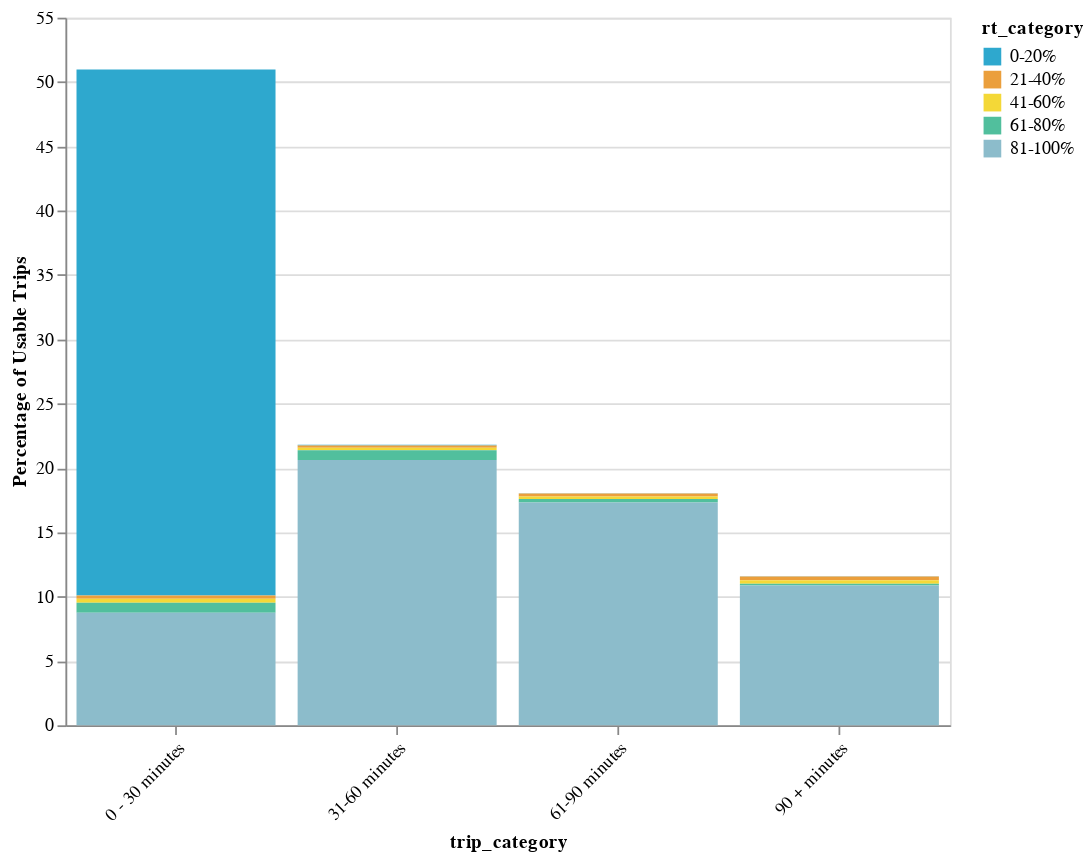

Notebook cell for this chart:
### Code cell
threshold_utils.chart_size(alt.Chart(sw_rt_trips).mark_bar().encode(
    x=alt.X('trip_category', axis=alt.Axis(labelAngle=-45)),
    y='Percentage of Usable Trips',
    color=alt.Color("rt_category", scale=alt.Scale(range=cp.CALITP_CATEGORY_BRIGHT_COLORS)),
    tooltip = sw_rt_trips.columns.tolist()
),500,400)

### Figure 1 — Vega-Lite specification as saved in the notebook (floating-point values rounded to 4 significant figures)
{"config": {"view": {"continuousWidth": 400, "continuousHeight": 300}}, "data": {"name": "data-d31e390ee1200c28d381983d82665cce"}, "mark": "bar", "encoding": {"color": {"field": "rt_category", "scale": {"range": ["#2EA8CE", "#EB9F3C", "#F4D837", "#51BF9D", "#8CBCCB", "#9487C0"]}, "type": "nominal"}, "tooltip": [{"field": "rt_category", "type": "nominal"}, {"field": "trip_category", "type": "nominal"}, {"field": "total_trips", "type": "quantitative"}, {"field": "Percentage of Usable Trips", "type": "quantitative"}], "x": {"axis": {"labelAngle": -45}, "field": "trip_category", "type": "nominal"}, "y": {"field": "Percentage of Usable Trips", "type": "quantitative"}}, "height": 400, "width": 500, "$schema": "https://vega.github.io/schema/vega-lite/v4.17.0.json", "datasets": {"data-d31e390ee1200c28d381983d82665cce": [{"rt_category": "0-20%", "trip_category": "0 - 30 minutes", "total_trips": 38921, "Percentage of Usable Trips": 40.89}, {"rt_category": "0-20%", "trip_category": "31-60 minutes", "total_trips": 46, "Percentage of Usable Trips": 0.04833}, {"rt_category": "0-20%", "trip_category": "61-90 minutes", "total_trips": 21, "Percentage of Usable Trips": 0.02206}, {"rt_category": "0-20%", "trip_category": "90 + minutes", "total_trips": 23, "Percentage of Usable Trips": 0.02416}, {"rt_category": "21-40%", "trip_category": "0 - 30 minutes", "total_trips": 239, "Percentage of Usable Trips": 0.2511}, {"rt_category": "21-40%", "trip_category": "31-60 minutes", "total_trips": 167, "Percentage of Usable Trips": 0.1754}, {"rt_category": "21-40%", "trip_category": "61-90 minutes", "total_trips": 225, "Percentage of Usable Trips": 0.2364}, {"rt_category": "21-40%", "trip_category": "90 + minutes", "total_trips": 269, "Percentage of Usable Trips": 0.2826}, {"rt_category": "41-60%", "trip_category": "0 - 30 minutes", "total_trips": 293, "Percentage of Usable Trips": 0.3078}, {"rt_category": "41-60%", "trip_category": "31-60 minutes", "total_trips": 197, "Percentage of Usable Trips": 0.207}, {"rt_category": "41-60%", "trip_category": "61-90 minutes", "total_trips": 185, "Percentage of Usable Trips": 0.1944}, {"rt_category": "41-60%", "trip_category": "90 + minutes", "total_trips": 254, "Percentage of Usable Trips": 0.2669}, {"rt_category": "61-80%", "trip_category": "0 - 30 minutes", "total_trips": 739, "Percentage of Usable Trips": 0.7764}, {"rt_category": "61-80%", "trip_category": "31-60 minutes", "total_trips": 708, "Percentage of Usable Trips": 0.7438}, {"rt_category": "61-80%", "trip_category": "61-90 minutes", "total_trips": 263, "Percentage of Usable Trips": 0.2763}, {"rt_category": "61-80%", "trip_category": "90 + minutes", "total_trips": 142, "Percentage of Usable Trips": 0.1492}, {"rt_category": "81-100%", "trip_category": "0 - 30 minutes", "total_trips": 8331, "Percentage of Usable Trips": 8.753}, {"rt_category": "81-100%", "trip_category": "31-60 minutes", "total_trips": 19633, "Percentage of Usable Trips": 20.63}, {"rt_category": "81-100%", "trip_category": "61-90 minutes", "total_trips": 16477, "Percentage of Usable Trips": 17.31}, {"rt_category": "81-100%", "trip_category": "90 + minutes", "total_trips": 10336, "Percentage of Usable Trips": 10.86}]}}
